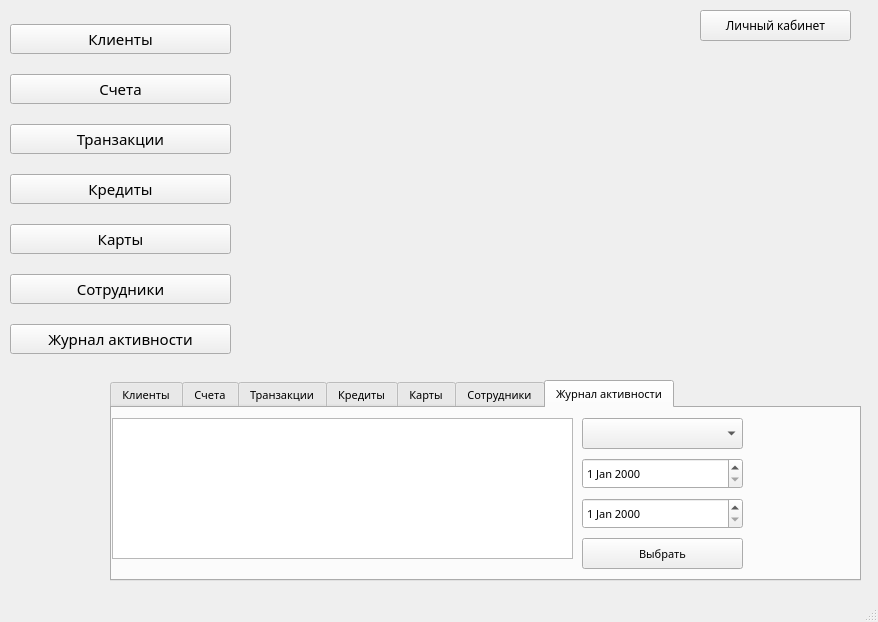
<?xml version="1.0" encoding="UTF-8"?>
<ui version="4.0">
 <class>MainWindow</class>
 <widget class="QMainWindow" name="MainWindow">
  <property name="geometry">
   <rect>
    <x>0</x>
    <y>0</y>
    <width>878</width>
    <height>622</height>
   </rect>
  </property>
  <property name="windowTitle">
   <string>MainWindow</string>
  </property>
  <widget class="QWidget" name="centralwidget">
   <widget class="QWidget" name="verticalLayoutWidget">
    <property name="geometry">
     <rect>
      <x>10</x>
      <y>10</y>
      <width>221</width>
      <height>361</height>
     </rect>
    </property>
    <layout class="QVBoxLayout" name="verticalLayout">
     <item>
      <widget class="QPushButton" name="pushButton">
       <property name="enabled">
        <bool>true</bool>
       </property>
       <property name="font">
        <font>
         <family>Sitka Small</family>
         <pointsize>11</pointsize>
         <weight>50</weight>
         <italic>false</italic>
         <bold>false</bold>
         <underline>false</underline>
         <strikeout>false</strikeout>
         <kerning>true</kerning>
        </font>
       </property>
       <property name="text">
        <string>Клиенты</string>
       </property>
      </widget>
     </item>
     <item>
      <widget class="QPushButton" name="pushButton_2">
       <property name="font">
        <font>
         <family>Sitka Small</family>
         <pointsize>11</pointsize>
         <weight>50</weight>
         <italic>false</italic>
         <bold>false</bold>
         <underline>false</underline>
         <strikeout>false</strikeout>
         <kerning>true</kerning>
        </font>
       </property>
       <property name="text">
        <string>Счета</string>
       </property>
      </widget>
     </item>
     <item>
      <widget class="QPushButton" name="pushButton_6">
       <property name="font">
        <font>
         <family>Sitka Small</family>
         <pointsize>11</pointsize>
         <weight>50</weight>
         <italic>false</italic>
         <bold>false</bold>
         <underline>false</underline>
         <strikeout>false</strikeout>
         <kerning>true</kerning>
        </font>
       </property>
       <property name="text">
        <string>Транзакции</string>
       </property>
      </widget>
     </item>
     <item>
      <widget class="QPushButton" name="pushButton_4">
       <property name="font">
        <font>
         <family>Sitka Small</family>
         <pointsize>11</pointsize>
         <weight>50</weight>
         <italic>false</italic>
         <bold>false</bold>
         <underline>false</underline>
         <strikeout>false</strikeout>
         <kerning>true</kerning>
        </font>
       </property>
       <property name="text">
        <string>Кредиты</string>
       </property>
      </widget>
     </item>
     <item>
      <widget class="QPushButton" name="pushButton_5">
       <property name="font">
        <font>
         <family>Sitka Small</family>
         <pointsize>11</pointsize>
         <weight>50</weight>
         <italic>false</italic>
         <bold>false</bold>
         <underline>false</underline>
         <strikeout>false</strikeout>
         <kerning>true</kerning>
        </font>
       </property>
       <property name="text">
        <string>Карты</string>
       </property>
      </widget>
     </item>
     <item>
      <widget class="QPushButton" name="pushButton_3">
       <property name="font">
        <font>
         <family>Sitka Small</family>
         <pointsize>11</pointsize>
         <weight>50</weight>
         <italic>false</italic>
         <bold>false</bold>
         <underline>false</underline>
         <strikeout>false</strikeout>
         <kerning>true</kerning>
        </font>
       </property>
       <property name="text">
        <string>Сотрудники</string>
       </property>
      </widget>
     </item>
     <item>
      <widget class="QPushButton" name="pushButton_7">
       <property name="font">
        <font>
         <family>Sitka Small</family>
         <pointsize>11</pointsize>
         <weight>50</weight>
         <italic>false</italic>
         <bold>false</bold>
         <underline>false</underline>
         <strikeout>false</strikeout>
         <kerning>true</kerning>
        </font>
       </property>
       <property name="text">
        <string>Журнал активности</string>
       </property>
      </widget>
     </item>
    </layout>
   </widget>
   <widget class="QStackedWidget" name="stackedwitged">
    <property name="geometry">
     <rect>
      <x>320</x>
      <y>70</y>
      <width>361</width>
      <height>221</height>
     </rect>
    </property>
    <property name="font">
     <font>
      <family>Sitka Small</family>
      <pointsize>9</pointsize>
      <weight>50</weight>
      <bold>false</bold>
     </font>
    </property>
    <property name="currentIndex">
     <number>0</number>
    </property>
    <widget class="QWidget" name="page_8"/>
    <widget class="QWidget" name="page">
     <widget class="QWidget" name="verticalLayoutWidget_2">
      <property name="geometry">
       <rect>
        <x>30</x>
        <y>20</y>
        <width>291</width>
        <height>181</height>
       </rect>
      </property>
      <layout class="QVBoxLayout" name="clients">
       <item>
        <widget class="QPushButton" name="pushButton_8">
         <property name="font">
          <font>
           <family>Sitka Small</family>
           <pointsize>9</pointsize>
           <weight>50</weight>
           <bold>false</bold>
          </font>
         </property>
         <property name="text">
          <string>Добавить клиента</string>
         </property>
        </widget>
       </item>
       <item>
        <widget class="QPushButton" name="pushButton_9">
         <property name="font">
          <font>
           <family>Sitka Small</family>
           <pointsize>9</pointsize>
           <weight>50</weight>
           <bold>false</bold>
          </font>
         </property>
         <property name="text">
          <string>Редактировать клиента</string>
         </property>
        </widget>
       </item>
       <item>
        <widget class="QPushButton" name="pushButton_10">
         <property name="font">
          <font>
           <family>Sitka Small</family>
           <pointsize>9</pointsize>
           <weight>50</weight>
           <bold>false</bold>
          </font>
         </property>
         <property name="text">
          <string>Удалить клиента</string>
         </property>
        </widget>
       </item>
      </layout>
     </widget>
    </widget>
    <widget class="QWidget" name="page_2">
     <widget class="QWidget" name="verticalLayoutWidget_3">
      <property name="geometry">
       <rect>
        <x>30</x>
        <y>20</y>
        <width>291</width>
        <height>181</height>
       </rect>
      </property>
      <layout class="QVBoxLayout" name="accounts">
       <item>
        <widget class="QPushButton" name="pushButton_12">
         <property name="font">
          <font>
           <family>Sitka Small</family>
           <pointsize>9</pointsize>
           <weight>50</weight>
           <bold>false</bold>
          </font>
         </property>
         <property name="text">
          <string>Добавить счет</string>
         </property>
        </widget>
       </item>
       <item>
        <widget class="QPushButton" name="pushButton_11">
         <property name="font">
          <font>
           <family>Sitka Small</family>
           <pointsize>9</pointsize>
           <weight>50</weight>
           <bold>false</bold>
          </font>
         </property>
         <property name="text">
          <string>Редактировать счет</string>
         </property>
        </widget>
       </item>
       <item>
        <widget class="QPushButton" name="pushButton_13">
         <property name="font">
          <font>
           <family>Sitka Small</family>
           <pointsize>9</pointsize>
           <weight>50</weight>
           <bold>false</bold>
          </font>
         </property>
         <property name="text">
          <string>Закрыть счет</string>
         </property>
        </widget>
       </item>
      </layout>
     </widget>
    </widget>
    <widget class="QWidget" name="page_3">
     <widget class="QWidget" name="verticalLayoutWidget_4">
      <property name="geometry">
       <rect>
        <x>30</x>
        <y>20</y>
        <width>291</width>
        <height>121</height>
       </rect>
      </property>
      <layout class="QVBoxLayout" name="transactions">
       <item>
        <widget class="QPushButton" name="pushButton_14">
         <property name="text">
          <string>Создать транкзакцию</string>
         </property>
        </widget>
       </item>
       <item>
        <widget class="QPushButton" name="pushButton_16">
         <property name="text">
          <string>Поиск транзакций</string>
         </property>
        </widget>
       </item>
      </layout>
     </widget>
    </widget>
    <widget class="QWidget" name="page_4">
     <widget class="QWidget" name="verticalLayoutWidget_5">
      <property name="geometry">
       <rect>
        <x>30</x>
        <y>20</y>
        <width>291</width>
        <height>181</height>
       </rect>
      </property>
      <layout class="QVBoxLayout" name="credits">
       <item>
        <widget class="QPushButton" name="pushButton_15">
         <property name="text">
          <string>Выдать кредит</string>
         </property>
        </widget>
       </item>
       <item>
        <widget class="QPushButton" name="pushButton_17">
         <property name="text">
          <string>Редактировать кредит</string>
         </property>
        </widget>
       </item>
       <item>
        <widget class="QPushButton" name="pushButton_18">
         <property name="text">
          <string>Закрыть кредит</string>
         </property>
        </widget>
       </item>
      </layout>
     </widget>
    </widget>
    <widget class="QWidget" name="page_5">
     <widget class="QWidget" name="verticalLayoutWidget_6">
      <property name="geometry">
       <rect>
        <x>30</x>
        <y>20</y>
        <width>291</width>
        <height>181</height>
       </rect>
      </property>
      <layout class="QVBoxLayout" name="cards">
       <item>
        <widget class="QPushButton" name="pushButton_19">
         <property name="text">
          <string>Добавить карту</string>
         </property>
        </widget>
       </item>
       <item>
        <widget class="QPushButton" name="pushButton_20">
         <property name="text">
          <string>Привязать карту к счету</string>
         </property>
        </widget>
       </item>
       <item>
        <widget class="QPushButton" name="pushButton_21">
         <property name="text">
          <string>Удалить карту</string>
         </property>
        </widget>
       </item>
      </layout>
     </widget>
    </widget>
    <widget class="QWidget" name="page_6">
     <widget class="QWidget" name="verticalLayoutWidget_7">
      <property name="geometry">
       <rect>
        <x>20</x>
        <y>20</y>
        <width>321</width>
        <height>181</height>
       </rect>
      </property>
      <layout class="QVBoxLayout" name="employees">
       <item>
        <widget class="QPushButton" name="pushButton_22">
         <property name="text">
          <string>Добавить сотрудника</string>
         </property>
        </widget>
       </item>
       <item>
        <widget class="QPushButton" name="pushButton_23">
         <property name="text">
          <string>Редактировать данные о сотруднике</string>
         </property>
        </widget>
       </item>
       <item>
        <widget class="QPushButton" name="pushButton_24">
         <property name="text">
          <string>Удалить сотрудника</string>
         </property>
        </widget>
       </item>
       <item>
        <widget class="QPushButton" name="pushButton_25">
         <property name="text">
          <string>Управление ролями</string>
         </property>
        </widget>
       </item>
      </layout>
     </widget>
    </widget>
    <widget class="QWidget" name="page_7">
     <widget class="QWidget" name="verticalLayoutWidget_8">
      <property name="geometry">
       <rect>
        <x>30</x>
        <y>20</y>
        <width>291</width>
        <height>71</height>
       </rect>
      </property>
      <layout class="QVBoxLayout" name="activitylog">
       <item>
        <widget class="QPushButton" name="pushButton_29">
         <property name="text">
          <string>Поиск активности</string>
         </property>
        </widget>
       </item>
      </layout>
     </widget>
    </widget>
   </widget>
   <widget class="QTabWidget" name="tabwidget">
    <property name="enabled">
     <bool>true</bool>
    </property>
    <property name="geometry">
     <rect>
      <x>110</x>
      <y>380</y>
      <width>751</width>
      <height>201</height>
     </rect>
    </property>
    <property name="font">
     <font>
      <family>Sitka Small</family>
      <pointsize>8</pointsize>
      <weight>50</weight>
      <bold>false</bold>
     </font>
    </property>
    <property name="currentIndex">
     <number>6</number>
    </property>
    <widget class="QWidget" name="tab">
     <property name="font">
      <font>
       <family>Sitka Small</family>
       <pointsize>6</pointsize>
      </font>
     </property>
     <attribute name="title">
      <string>Клиенты</string>
     </attribute>
     <widget class="QTableView" name="clientstableview">
      <property name="geometry">
       <rect>
        <x>0</x>
        <y>10</y>
        <width>461</width>
        <height>141</height>
       </rect>
      </property>
     </widget>
     <widget class="QComboBox" name="clientscombobox">
      <property name="geometry">
       <rect>
        <x>470</x>
        <y>10</y>
        <width>161</width>
        <height>31</height>
       </rect>
      </property>
     </widget>
     <widget class="QPushButton" name="pushButton_27">
      <property name="geometry">
       <rect>
        <x>470</x>
        <y>50</y>
        <width>161</width>
        <height>31</height>
       </rect>
      </property>
      <property name="font">
       <font>
        <pointsize>8</pointsize>
       </font>
      </property>
      <property name="text">
       <string>Выбрать</string>
      </property>
     </widget>
    </widget>
    <widget class="QWidget" name="tab_2">
     <attribute name="title">
      <string>Счета</string>
     </attribute>
     <widget class="QTableView" name="accountstableview">
      <property name="geometry">
       <rect>
        <x>0</x>
        <y>10</y>
        <width>461</width>
        <height>141</height>
       </rect>
      </property>
     </widget>
     <widget class="QComboBox" name="accountscombobox">
      <property name="geometry">
       <rect>
        <x>470</x>
        <y>10</y>
        <width>161</width>
        <height>31</height>
       </rect>
      </property>
     </widget>
     <widget class="QPushButton" name="pushButton_28">
      <property name="geometry">
       <rect>
        <x>470</x>
        <y>50</y>
        <width>161</width>
        <height>31</height>
       </rect>
      </property>
      <property name="font">
       <font>
        <pointsize>8</pointsize>
       </font>
      </property>
      <property name="text">
       <string>Выбрать</string>
      </property>
     </widget>
    </widget>
    <widget class="QWidget" name="tab_3">
     <attribute name="title">
      <string>Транзакции</string>
     </attribute>
     <widget class="QTableView" name="transactionstableview">
      <property name="geometry">
       <rect>
        <x>0</x>
        <y>10</y>
        <width>461</width>
        <height>141</height>
       </rect>
      </property>
     </widget>
     <widget class="QComboBox" name="transactionscombobox">
      <property name="geometry">
       <rect>
        <x>470</x>
        <y>10</y>
        <width>161</width>
        <height>31</height>
       </rect>
      </property>
     </widget>
     <widget class="QDateEdit" name="transactionsdateEditStart">
      <property name="geometry">
       <rect>
        <x>470</x>
        <y>50</y>
        <width>161</width>
        <height>31</height>
       </rect>
      </property>
     </widget>
     <widget class="QDateEdit" name="transactionsdateEditEnd">
      <property name="geometry">
       <rect>
        <x>470</x>
        <y>90</y>
        <width>161</width>
        <height>31</height>
       </rect>
      </property>
     </widget>
     <widget class="QPushButton" name="pushButton_30">
      <property name="geometry">
       <rect>
        <x>470</x>
        <y>130</y>
        <width>161</width>
        <height>31</height>
       </rect>
      </property>
      <property name="font">
       <font>
        <pointsize>8</pointsize>
       </font>
      </property>
      <property name="text">
       <string>Выбрать</string>
      </property>
     </widget>
    </widget>
    <widget class="QWidget" name="tab_7">
     <attribute name="title">
      <string>Кредиты</string>
     </attribute>
     <widget class="QTableView" name="creditstableview">
      <property name="geometry">
       <rect>
        <x>0</x>
        <y>10</y>
        <width>461</width>
        <height>141</height>
       </rect>
      </property>
     </widget>
     <widget class="QComboBox" name="creditscombobox">
      <property name="geometry">
       <rect>
        <x>470</x>
        <y>10</y>
        <width>161</width>
        <height>31</height>
       </rect>
      </property>
     </widget>
     <widget class="QPushButton" name="pushButton_31">
      <property name="geometry">
       <rect>
        <x>470</x>
        <y>50</y>
        <width>161</width>
        <height>31</height>
       </rect>
      </property>
      <property name="font">
       <font>
        <pointsize>8</pointsize>
       </font>
      </property>
      <property name="text">
       <string>Выбрать</string>
      </property>
     </widget>
    </widget>
    <widget class="QWidget" name="tab_6">
     <attribute name="title">
      <string>Карты</string>
     </attribute>
     <widget class="QTableView" name="cardstableview">
      <property name="geometry">
       <rect>
        <x>0</x>
        <y>10</y>
        <width>461</width>
        <height>141</height>
       </rect>
      </property>
     </widget>
     <widget class="QComboBox" name="cardscombobox">
      <property name="geometry">
       <rect>
        <x>470</x>
        <y>10</y>
        <width>161</width>
        <height>31</height>
       </rect>
      </property>
     </widget>
     <widget class="QPushButton" name="pushButton_32">
      <property name="geometry">
       <rect>
        <x>470</x>
        <y>50</y>
        <width>161</width>
        <height>31</height>
       </rect>
      </property>
      <property name="font">
       <font>
        <pointsize>8</pointsize>
       </font>
      </property>
      <property name="text">
       <string>Выбрать</string>
      </property>
     </widget>
    </widget>
    <widget class="QWidget" name="tab_5">
     <attribute name="title">
      <string>Сотрудники</string>
     </attribute>
     <widget class="QTableView" name="employeestableview">
      <property name="geometry">
       <rect>
        <x>0</x>
        <y>10</y>
        <width>461</width>
        <height>141</height>
       </rect>
      </property>
     </widget>
     <widget class="QComboBox" name="empoloyeescombobox">
      <property name="geometry">
       <rect>
        <x>470</x>
        <y>10</y>
        <width>161</width>
        <height>31</height>
       </rect>
      </property>
     </widget>
     <widget class="QPushButton" name="pushButton_33">
      <property name="geometry">
       <rect>
        <x>470</x>
        <y>50</y>
        <width>161</width>
        <height>31</height>
       </rect>
      </property>
      <property name="font">
       <font>
        <pointsize>8</pointsize>
       </font>
      </property>
      <property name="text">
       <string>Выбрать</string>
      </property>
     </widget>
    </widget>
    <widget class="QWidget" name="tab_4">
     <attribute name="title">
      <string>Журнал активности</string>
     </attribute>
     <widget class="QTableView" name="activitylogtableview">
      <property name="geometry">
       <rect>
        <x>0</x>
        <y>10</y>
        <width>461</width>
        <height>141</height>
       </rect>
      </property>
     </widget>
     <widget class="QComboBox" name="activitylogcombobox">
      <property name="geometry">
       <rect>
        <x>470</x>
        <y>10</y>
        <width>161</width>
        <height>31</height>
       </rect>
      </property>
     </widget>
     <widget class="QDateEdit" name="activitylogsdateEditStart">
      <property name="geometry">
       <rect>
        <x>470</x>
        <y>50</y>
        <width>161</width>
        <height>31</height>
       </rect>
      </property>
     </widget>
     <widget class="QDateEdit" name="activitylogsdateEditEnd">
      <property name="geometry">
       <rect>
        <x>470</x>
        <y>90</y>
        <width>161</width>
        <height>31</height>
       </rect>
      </property>
     </widget>
     <widget class="QPushButton" name="pushButton_34">
      <property name="geometry">
       <rect>
        <x>470</x>
        <y>130</y>
        <width>161</width>
        <height>31</height>
       </rect>
      </property>
      <property name="font">
       <font>
        <pointsize>8</pointsize>
       </font>
      </property>
      <property name="text">
       <string>Выбрать</string>
      </property>
     </widget>
    </widget>
   </widget>
   <widget class="QPushButton" name="pushButton_26">
    <property name="geometry">
     <rect>
      <x>700</x>
      <y>10</y>
      <width>151</width>
      <height>31</height>
     </rect>
    </property>
    <property name="font">
     <font>
      <family>Sitka Small</family>
      <weight>50</weight>
      <bold>false</bold>
     </font>
    </property>
    <property name="text">
     <string>Личный кабинет</string>
    </property>
   </widget>
  </widget>
  <widget class="QMenuBar" name="menubar">
   <property name="geometry">
    <rect>
     <x>0</x>
     <y>0</y>
     <width>878</width>
     <height>26</height>
    </rect>
   </property>
  </widget>
  <widget class="QStatusBar" name="statusbar"/>
 </widget>
 <resources/>
 <connections/>
</ui>
